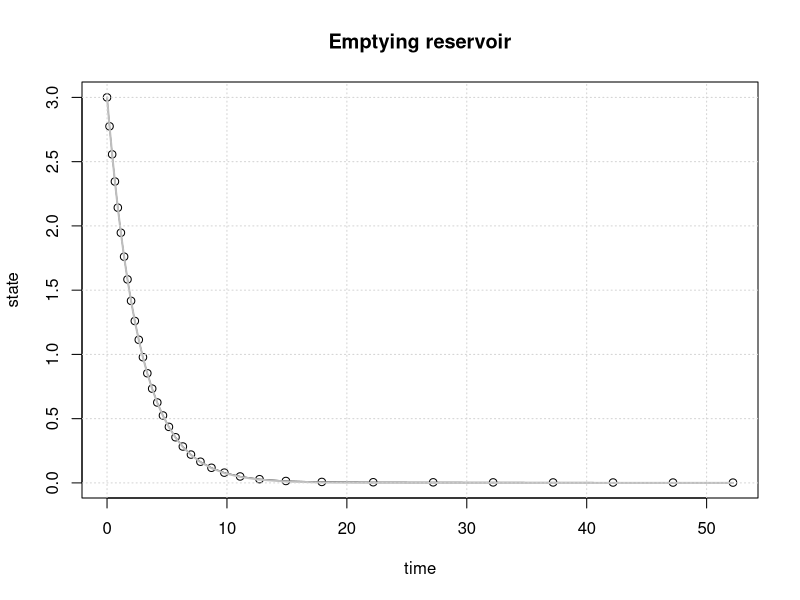

R code for this plot: (Note: this script raises an error after producing the figure.)
## ---- chunk 1
# system function

calculate_heuns_method = function(state)
{
    s_bar= state + dt/A *(-alpha * state)
    newstate = state + dt/(2*A) *((-alpha*state)  - alpha * s_bar) 
    return(newstate)
}

calculate_forward_method = function(state)
{
    forward = state + dt/A *(-alpha * state)
    return(forward)
}

factor = 0.95
tolerance = 0.01
# Initial parameter values
begin.time = 0     # usually this variable is set to 0
end.time   = 50    # end time of the simulation 
dt_start   = 5   # delta t; time discretisation 
init.state = 3     # state of the system at the beginning of the simulation 

# reservoir parameter values
A         = 4.0   # area
alpha     = 1.5  # decay constant

# Simulation initialisation
time = begin.time
result.state = c(init.state)
result.time = c(time)
current.state = init.state

# Simulation
while(time < end.time)
  
{
  dt = dt_start
  while (abs(calculate_heuns_method(current.state) - calculate_forward_method(current.state)) > tolerance) {
    dt = dt*factor 
  }
    current.state = calculate_heuns_method(current.state)
    result.state = c(result.state,current.state)
    time = time + dt
    result.time = c(result.time,time)
}



# Analytical solution
time.sequence = seq(begin.time,end.time, by=0.1)
analyt.state=init.state * exp(-result.time*alpha/A)

# Plotting
plot(result.time, result.state,type='o', xlab="time", ylab="state")
lines(result.time, analyt.state, col='grey', lwd=2)
title(main='Emptying reservoir')
grid()

# Number of function evaluations
num_eval = length(result.time)

#global_truncation_error = 

analytic_comparison = abs(analyt.state - result.state)

area_under_results_curve = AUC(results.time,results.state)

## ---- chunk 2
# System functions
g_explicit = function(time, state)
{
  return(state + dt/A*((sin(time)+1)-alpha*state))
}

g_implicit = function(time, state)
{
  return(state+dt/2*(((sin(time)+1-alpha*state)/A)+(sin(time)+1-alpha*g_explicit(time+dt,state))/A))
  
}

sys.fun = function(state)
{
  # s.aux    = g_explicit(time     , state)
  newstate = g_implicit(time, state)
  return(newstate)
}


# Initial parameter values
begin.time = 0     # usually this variable is set to 0
end.time   = 50    # end time of the simulation 
dt         = 2.5   # delta t; time discretisation 
init.state = 3     # state of the system at the beginning of the simulation 

# reservoir parameter values
A         = 4.0   # area
alpha     = 1.5  # decay constant

# Simulation initialisation
time = begin.time
result.state = c(init.state)
result.time = c(time)
current.state = init.state

# Simulation
while(time < end.time)
{
    current.state = sys.fun(current.state)
    result.state = c(result.state,current.state)
    time = time + dt
    result.time = c(result.time,time)
}

# Analytical solution
# time.sequence = seq(begin.time,end.time, by=0.1)
# analyt.state=init.state * exp(-time.sequence*alpha/A)




# Plotting
plot(result.time, result.state,type='o', xlab="time", ylab="state")
lines(time.sequence, analyt.state, col='grey', lwd=2)
dt = 0.1 # a new dt value to evaluate current scheme
time = begin.time
result.state = c(init.state)
result.time = c(time)
current.state = init.state
while(time < end.time)
{
  current.state = sys.fun(current.state)
  result.state = c(result.state,current.state)
  time = time + dt
  result.time = c(result.time,time)
}
lines(result.time,result.state,type='o',col='blue', lwd=0.1)
title(main='Emptying reservoir with input')
grid()

# Number of function evaluations
num_eval = length(result.time)
